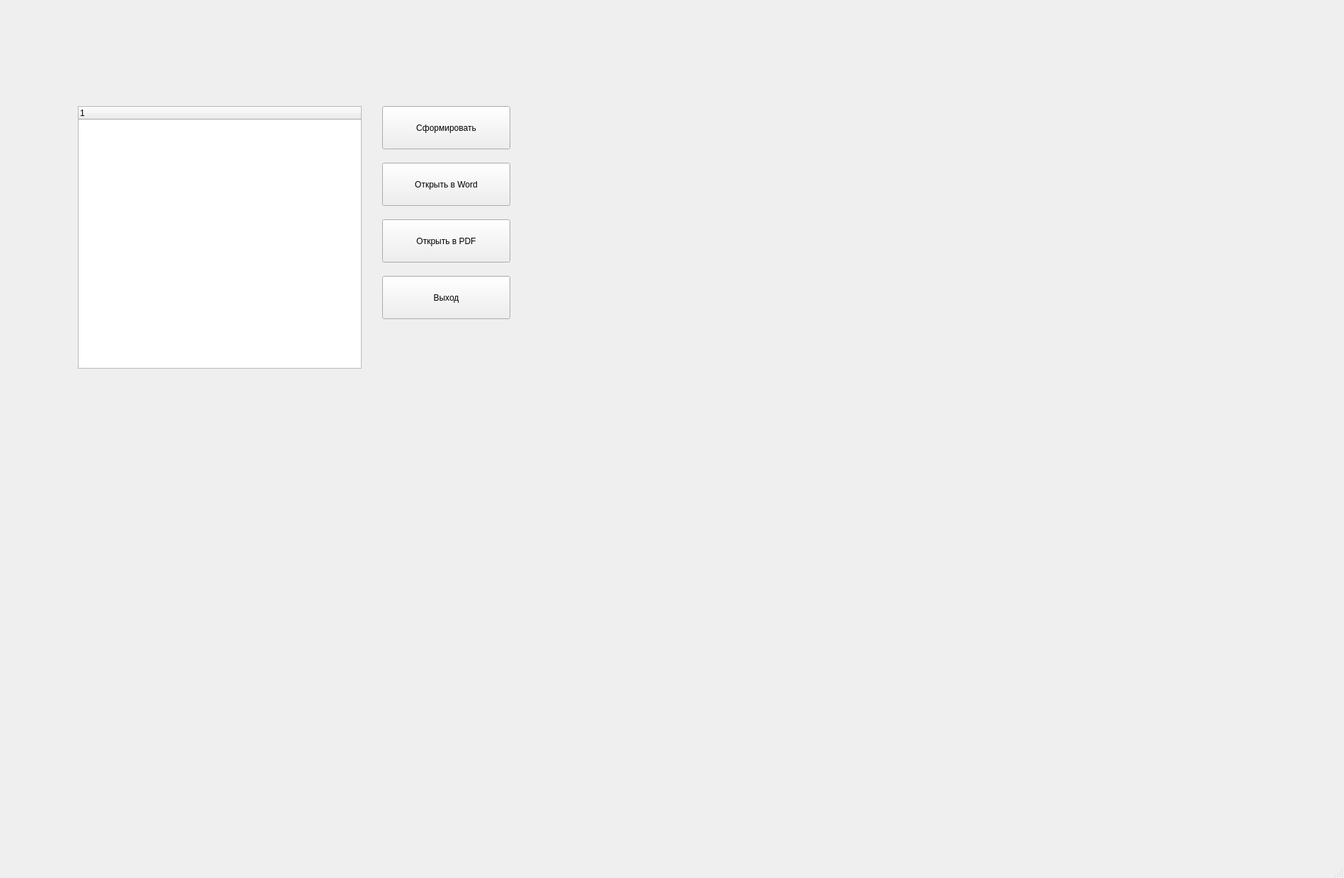
<?xml version="1.0" encoding="UTF-8"?>
<ui version="4.0">
 <class>MainWindow</class>
 <widget class="QMainWindow" name="MainWindow">
  <property name="geometry">
   <rect>
    <x>0</x>
    <y>0</y>
    <width>1899</width>
    <height>1241</height>
   </rect>
  </property>
  <property name="windowTitle">
   <string>MainWindow</string>
  </property>
  <widget class="QWidget" name="centralwidget">
   <widget class="QPushButton" name="pushButton">
    <property name="geometry">
     <rect>
      <x>540</x>
      <y>150</y>
      <width>181</width>
      <height>61</height>
     </rect>
    </property>
    <property name="text">
     <string>Сформировать</string>
    </property>
   </widget>
   <widget class="QTreeWidget" name="treeWidget">
    <property name="geometry">
     <rect>
      <x>110</x>
      <y>150</y>
      <width>401</width>
      <height>371</height>
     </rect>
    </property>
   </widget>
   <widget class="QPushButton" name="pushButton_2">
    <property name="geometry">
     <rect>
      <x>540</x>
      <y>230</y>
      <width>181</width>
      <height>61</height>
     </rect>
    </property>
    <property name="text">
     <string>Открыть в Word</string>
    </property>
   </widget>
   <widget class="QPushButton" name="pushButton_3">
    <property name="geometry">
     <rect>
      <x>540</x>
      <y>310</y>
      <width>181</width>
      <height>61</height>
     </rect>
    </property>
    <property name="text">
     <string>Открыть в PDF</string>
    </property>
   </widget>
   <widget class="QPushButton" name="pushButton_4">
    <property name="geometry">
     <rect>
      <x>540</x>
      <y>390</y>
      <width>181</width>
      <height>61</height>
     </rect>
    </property>
    <property name="text">
     <string>Выход</string>
    </property>
   </widget>
  </widget>
  <widget class="QMenuBar" name="menubar">
   <property name="geometry">
    <rect>
     <x>0</x>
     <y>0</y>
     <width>1899</width>
     <height>21</height>
    </rect>
   </property>
  </widget>
  <widget class="QStatusBar" name="statusbar"/>
 </widget>
 <resources/>
 <connections/>
</ui>
